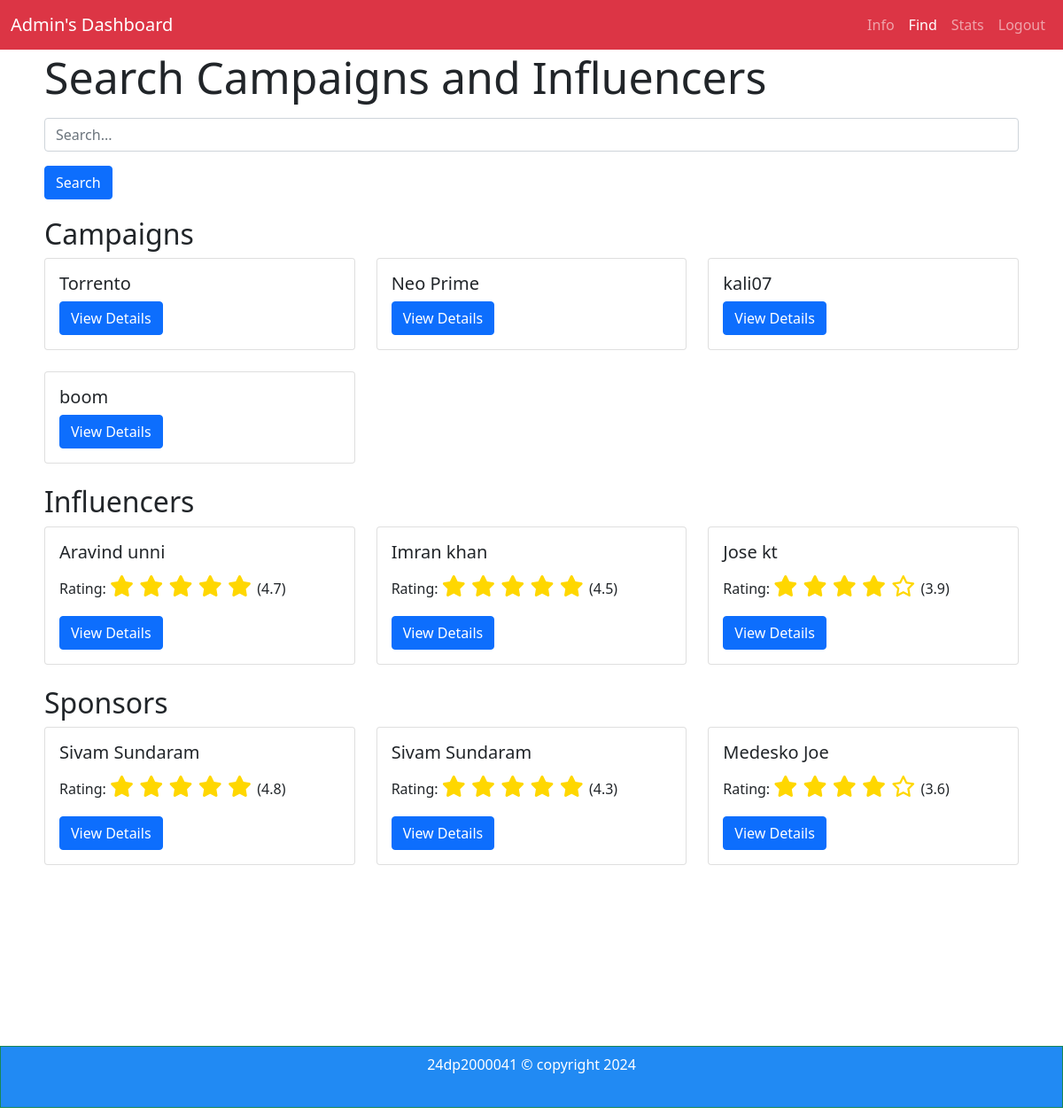
/find_admin (signed in), run on the app's committed database.
### app.py (models this page shows, shortened)
class Campaign(db.Model):
    id = db.Column(db.Integer, primary_key=True, autoincrement=True)
    name = db.Column(db.String(64), index=True)
    description = db.Column(db.String(256))
    start_date = db.Column(db.Date)
    end_date = db.Column(db.Date)
    budget = db.Column(db.Float)
    visibility = db.Column(db.String(64))
    goals = db.Column(db.String(256))
    sponsor_id = db.Column(db.Integer, db.ForeignKey('user.id'))

class User(db.Model, UserMixin):
    id = db.Column(db.Integer, primary_key=True)
    fname = db.Column(db.String(50), nullable=False)
    lname = db.Column(db.String(50), nullable=False)
    email = db.Column(db.String(100), unique=True, nullable=False)
    password = db.Column(db.String(200), nullable=False)
    category = db.Column(db.String(50), nullable=False)
    role = db.Column(db.String(50), nullable=False)
    info = db.Column(db.Text, nullable=True)
    profile_pic = db.Column(db.String(100), default='default.jpeg')
    rating = db.Column(db.Integer)
    earnings = db.Column(db.Float)
    @property
    def is_active(self):
        return True

### app.py (the view)
@app.route('/find_admin', methods=['GET'])
@login_required
def find_admin():
    search_query = request.args.get('search', '')
    campaigns = Campaign.query.filter(
        (Campaign.name.ilike(f'%{search_query}%')) |
        (Campaign.description.ilike(f'%{search_query}%'))
    ).all()
    influencers = User.query.filter(
        (User.fname.ilike(f'%{search_query}%')) |
        (User.lname.ilike(f'%{search_query}%')) |
        (User.email.ilike(f'%{search_query}%'))
    ).filter(User.role == 'influencer').all()
    sponsors = User.query.filter(
        (User.fname.ilike(f'%{search_query}%')) |
        (User.lname.ilike(f'%{search_query}%')) |
        (User.email.ilike(f'%{search_query}%'))
    ).filter(User.role == 'sponsor').all()
    return render_template('find_admin.html', campaigns=campaigns, influencers=influencers, sponsors=sponsors)

### app.py (called while the page is built)
@login_manager.user_loader
def load_user(user_id):
    return User.query.get(int(user_id))

### templates/find_admin.html (shortened to what this page needs)
<!DOCTYPE html>
<html lang="en">
<head>
    <link href="https://cdn.jsdelivr.net/npm/bootstrap@5.0.2/dist/css/bootstrap.min.css" rel="stylesheet">
</head>
<body>
    <nav class="navbar navbar-expand-sm bg-danger navbar-dark fixed-top" id="navi">
        <div class="container-fluid">
            <a class="navbar-brand" href="#">Admin's Dashboard</a>
            <ul class="navbar-nav ml-auto">
                <div class="collapse navbar-collapse justify-content-end" id="navbarNavDropdown">
                    <ul class="navbar-nav">
                        <li class="nav-item">
                            <a class="nav-link" href="/admin_dashboard">Info</a>
                        </li>
                        <li class="nav-item">
                            <a class="nav-link active" href="/find_admin">Find</a>
                        </li>
                        <li class="nav-item">
                            <a class="nav-link" href="/stats_admin">Stats</a>
                        </li>
                        <li class="nav-item">
                            <a class="nav-link" href="/logout">Logout</a>
                        </li>
                    </ul>
                </div>
            </ul>
        </div>
    </nav>
    <div class="container1">
        <div class="search-form">
            <form method="GET" action="{{ url_for('find_admin') }}">
                <div class="mb-3">
                    <label for="search" class="form-label" id="sp">Search Campaigns and Influencers</label>
                    <input type="text" class="form-control" id="search" name="search" placeholder="Search..." required>
                </div>
                <button type="submit" class="btn btn-primary">Search</button>
            </form>
        </div>
        <h2>Campaigns</h2>
        <div class="row">
            {% for campaign in campaigns %}
            <div class="col-md-4">
                <div class="card mb-4">
                    <div class="card-body">
                        <h5 class="card-title">{{ campaign.name }}</h5>
                        <button type="button" class="btn btn-primary" data-bs-toggle="modal" data-bs-target="#campaignModal{{ campaign.id }}">
                            View Details
                        </button>
                    </div>
                </div>
            </div>
            {% endfor %}
        </div>
        <h2>Influencers</h2>
        <div class="row">
            {% for influencer in influencers %}
            <div class="col-md-4">
                <div class="card mb-4">
                    <div class="card-body">
                        <h5 class="card-title">{{ influencer.fname }} {{ influencer.lname }}</h5>
                        <p>Rating: <span class="star-rating">
                            {% set rating = influencer.rating if influencer.rating is not none else 0 %}
                            {% for i in range(5) %}
                                {% if i < rating %}
                                    <i class="fas fa-star"></i>
                                {% else %}
                                    <i class="far fa-star"></i>
                                {% endif %}
                            {% endfor %}
                        </span> ({{ rating }})</p>
                        <button type="button" class="btn btn-primary" data-bs-toggle="modal" data-bs-target="#influencerModal{{ influencer.id }}">
                            View Details
                        </button>
                    </div>
                </div>
            </div>
            {% endfor %}
        </div>
        <h2>Sponsors</h2>
        <div class="row">
            {% for sponsor in sponsors %}
            <div class="col-md-4">
                <div class="card mb-4">
                    <div class="card-body">
                        <h5 class="card-title">{{ sponsor.fname }} {{ sponsor.lname }}</h5>
                        <p>Rating: <span class="star-rating">
                            {% set rating = sponsor.rating if sponsor.rating is not none else 0 %}
                            {% for i in range(5) %}
                                {% if i < rating %}
                                    <i class="fas fa-star"></i>
                                {% else %}
                                    <i class="far fa-star"></i>
                                {% endif %}
                            {% endfor %}
                        </span> ({{ rating }})</p>
                        <button type="button" class="btn btn-primary" data-bs-toggle="modal" data-bs-target="#sponsorModal{{ sponsor.id }}">
                            View Details
                        </button>
                    </div>
                </div>
            </div>
            {% endfor %}
        </div>
    </div>
    <div id="footer">
        <div class="border border-success p-2 mb-2" id="kaal">
                      24dp2000041 © copyright 2024
        </div>
</body>
</html>

### templates/find_admin.html (style rules this page uses)
.container1 { margin: 50px; }
.search-form { margin-bottom: 20px; }
#sp { font-size: 50px; }
.star-rating { font-size: 1.5em; color: gold; }
#kaal { background-color: rgb(33, 138, 243); color: rgb(255, 255, 255); text-align: center; padding: 0px; margin-top: 180px; height: 70px; }

### data on the page
Campaign: name "Torrento"
Campaign: name "Neo Prime"
Campaign: name "kali07"
Campaign: name "boom"
User: fname "Aravind", lname "unni", rating "4.7"
User: fname "Imran", lname "khan", rating "4.5"
User: fname "Jose", lname "kt", rating "3.9"
User: fname "Sivam", lname "Sundaram", rating "4.8"
User: fname "Sivam", lname "Sundaram", rating "4.3"
User: fname "Medesko", lname "Joe", rating "3.6"
